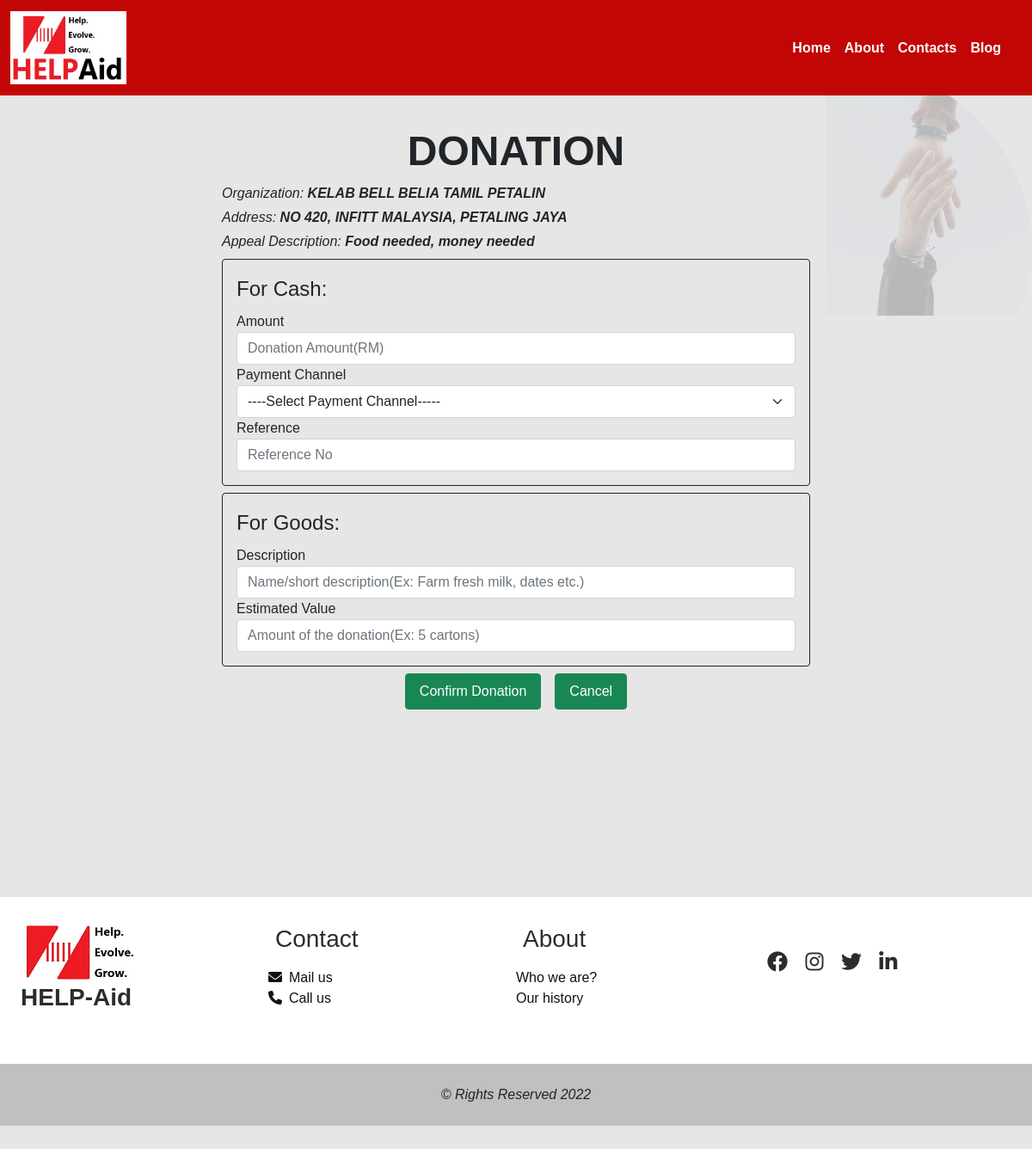
The page /donate.php?appealID=1 on the database its author committed.
### tables this page shows
CREATE TABLE `appeals` (
  `appealID` int(11) NOT NULL,
  `fromDate` date NOT NULL,
  `toDate` date NOT NULL,
  `description` varchar(50) NOT NULL,
  `outcome` varchar(250) DEFAULT NULL,
  `OrganizationName` varchar(50) DEFAULT NULL
);

CREATE TABLE `organization` (
  `OrgID` int(11) NOT NULL,
  `organizationName` varchar(50) NOT NULL,
  `Address` varchar(250) NOT NULL
);

### donate.php (the view, shortened to what this page needs)
<?php
$con = mysqli_connect("localhost", "root", "");
mysqli_select_db($con, 'helpaid');
if(isset($_GET['appealID'])){
    $appealID = $_GET['appealID'];
    $s = "select * from appeals where appealID = '$appealID'";
    $result = mysqli_query($con, $s);
    $row = mysqli_fetch_array($result);
    $orgName = $row['OrganizationName'];
    $desc = $row['description'];
    $st = "select * from organization where organizationName = '$orgName'";
    $rowB = mysqli_fetch_array(mysqli_query($con, $st));
    $address = $rowB['Address'];
}
else{
    header("location:donate.php");
}
?>
<!DOCTYPE html>
<html lang="en">
<head>
    <link rel="stylesheet" href="https://cdnjs.cloudflare.com/ajax/libs/font-awesome/6.0.0/css/all.min.css" />
     <link href="https://cdn.jsdelivr.net/npm/bootstrap@5.1.3/dist/css/bootstrap.min.css" rel="stylesheet">
     <link rel="stylesheet" href="donation.css" type="text/css">
</head>
<body class="body">
    <nav class="navbar navbar-expand-lg navbar-expand-md">
        <div class="container-fluid">
            <a class="navbar-brand m-0">
                <img class="img" src="helpaid_logo.jpg" alt="logo">
            </a>
            <ul class="navigation navbar-nav justify-content-end align-items-center p-3">
                <li class="item nav-item"><a class="link a nav-link" href="index.html">Home</a></li>
                <li class="item nav-item"><a class="link a nav-link" href="#">About</a></li>
                <li class="item nav-item"><a class="link a nav-link" href="#">Contacts</a></li>
                <li class="item nav-item"><a class="link a nav-link" href="#">Blog</a></li>
            </ul>
        </div>
    </nav>
    <div class="form-box container-fluid p-2 my-1 mb-5">
        <form class="form mx-auto mt-3 p-2 mb-5" action="donationConfirmation.php" method="post">
        <h1 class="h1 mb-2 p-0 text-center">Donation</h1>
        <p class="my-1 fst-italic">Organization: <strong><?php echo $orgName?></strong></p>
        <p class="my-1 fst-italic">Address: <strong><?php echo $address?></strong></p>
        <p class="my-1 fst-italic mb-2">Appeal Description: <strong><?php echo $desc?></strong></p>
            <fieldset class="border rounded border-dark p-3 mb-2">
            <legend>For Cash: </legend>
            <div class="form-group">
                <label for="amount">Amount</label>
                <input type="text" id="amount" name="amount" class="form-control" placeholder="Donation Amount(RM)">
            </div>
            <div class="form-group">
                <label for="paymentChannel">Payment Channel</label>
                <select id ="paymentChannel" class="form-control form-select" name="paymentChannel">
                    <option value="----Select Payment Channel-----">----Select Payment Channel-----</option>
                </select>
            </div>
            <div class="form-group">
                <label for="reference">Reference</label>
                <input type="reference" id="reference" name="reference" class="form-control" placeholder="Reference No">
            </div>
            </fieldset>
            <fieldset class="mt-1 border rounded border-dark p-3">
            <legend>For Goods: </legend>
            <div class="form-group">
                <label for="description">Description</label>
                <input type="text" id="description" name="description" class="form-control" placeholder="Name/short description(Ex: Farm fresh milk, dates etc.)">
            </div>
            <div class="form-group">
                <label for="estimatedValue">Estimated Value</label>
                <input type="estimatedValue" id="estimatedValue" name="estimatedValue" class="form-control" placeholder="Amount of the donation(Ex: 5 cartons)">
            </div>
            </fieldset>
            <div class="form-group d-flex justify-content-center align-items-start m-0">
                <button type="submit" class="button btn btn-success px-3 py-2 mt-2 mx-2">Confirm Donation</button>
                <a href="viewAppeals.html" class="button btn btn-success px-3 py-2 mt-2 mx-2">Cancel</a>
            </div>
        </form>
    </div>
   <footer class="footer w-100 text-center text-lg-start mt-5">
       <div class="row container-fluid justify-content-center align-items-center p-4">
           <div class="col-lg-3 col-md-6 mb-4"><img src="helpaid.png" alt="logo"><h3 class="h3 logo">HELP-Aid</h3>
            </div>
           <div class="col-lg-3 col-md-6 mb-4"><h3 class="h3 p-2">Contact</h3>
            <ul class="ul list-unstyled">
                <li class="li"><a class="a" href="mailto: helpaid@gmail.com"><i class="fa-solid fa-envelope me-2"></i>Mail us</a></li>
                <li class="li"><a class="a" href="tel: +88013243325"><i class="fa-solid fa-phone me-2"></i>Call us</a></li>
            </ul>
            </div>
            <div class="col-lg-3 col-md-6 mb-4"><h3 class="h3 p-2">About</h3>
                <ul class="ul list-unstyled">
                    <li class="li"><a class="a" href="#">Who we are?</a></li>
                    <li class="li"><a class="a" href="#">Our history</a></li>
                </ul>
            </div>
           <div class="col-lg-3 col-md-6 mb-4">
            <ul class="list-unstyled list-inline text-lg-start text-center">
                <li class="list-inline-item">
                  <a class="btn-floating btn-fb mx-1">
                    <i class="fa-brands fa-facebook"> </i>
                  </a>
                </li>
                <li class="list-inline-item">
                  <a class="btn-floating btn-insta mx-1">
                    <i class="fa-brands fa-instagram"> </i>
                  </a>
                </li>
                <li class="list-inline-item">
                  <a class="btn-floating btn-tw mx-1">
                    <i class="fa-brands fa-twitter"> </i>
                  </a>
                </li>
                <li class="list-inline-item">
                    <a class="btn-floating btn-in mx-1">
                        <i class="fa-brands fa-linkedin-in"> </i>
                    </a>
                  </li>
               </ul>
           </div>
       </div>
   </footer>
   <div class="copyright p-4 font-small text-center w-100 m-0">&copy; Rights Reserved 2022</div>
</body>
</html>

### donation.css (style rules this page uses)
* { padding: 0; margin: 0; -webkit-box-sizing: border-box; box-sizing: border-box; font-family: Poppins, sans-serif; }
.body { background: #e6e6e6; background-size: cover; height: 200vh; }
.body .navbar { background: #c20505; }
.body .navbar .navbar-brand .img { width: 135px; height: 85px; }
.body .navbar .navigation { min-height: 70px; }
.body .navbar .navigation .item .link { font-weight: 600; text-decoration: none; color: #fff; -webkit-transition: 300ms ease-in-out; transition: 300ms ease-in-out; }
.body .form-box { position: relative; }
.body .form-box:before { content: ''; background-image: url(helping-hand.jpg); background-position: top right; background-repeat: no-repeat; background-size: 50%; border-radius: 50%; height: 50%; max-width: 50%; top: -3rem; right: 0; bottom: 0; left: 60%; opacity: 0.2; position: absolute; z-index: -1; }
.body .form-box .h1 { font-size: clamp(20px, 4vw, 51px); font-weight: 600; text-transform: uppercase; }
.body .form-box .form { max-width: 700px; height: 100vh; position: relative; }
.body .footer { background: #fff; color: #302b2b; }
.body .footer .logo { font-weight: 600; }
.body .footer .ul .li .a { color: #111; text-decoration: none; -webkit-transition: 200ms ease-in-out; transition: 200ms ease-in-out; }
.body .footer .btn-floating { color: #302b2b; -webkit-transition: 300ms ease-in-out; transition: 300ms ease-in-out; }
.body .footer .btn-floating .fa-brands { font-size: 150%; }
.body .copyright { background: #c0c0c0; font-style: italic; }

### rows shown on the page
appeals: OrganizationName "KELAB BELL BELIA TAMIL PETALIN", description "Food needed, money needed"
organization: Address "NO 420, INFITT MALAYSIA, PETALING JAYA"
